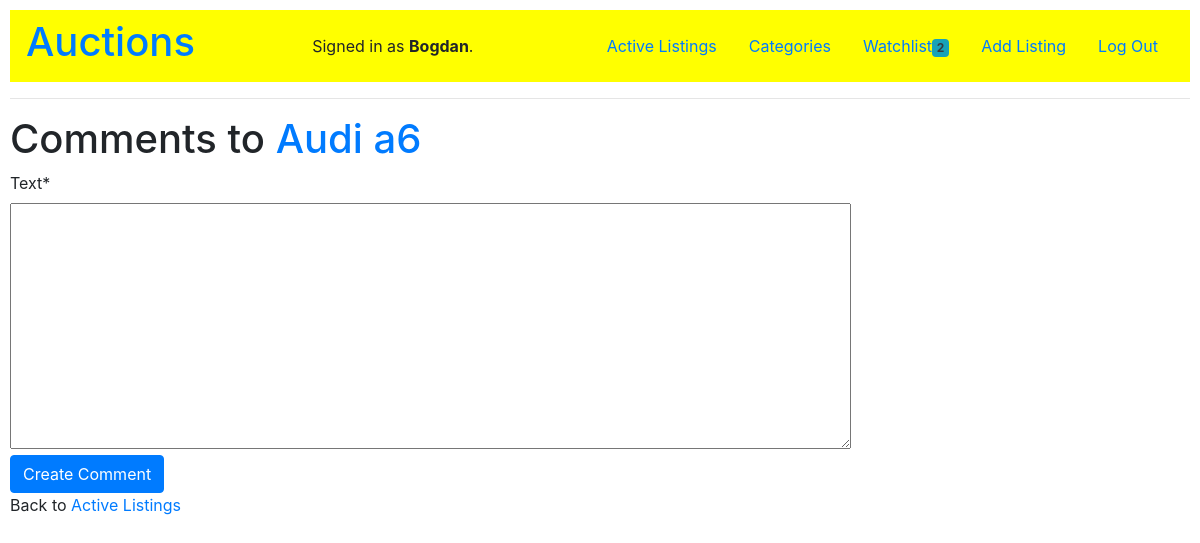
/comments/1 (signed in), run on the app's committed database.
### auctions/models.py (models this page shows, shortened)
class User(AbstractUser):
    pass

class Listning (models.Model):
    title = models.CharField(max_length=64)
    description = models.TextField(blank=True)
    price = models.DecimalField(max_digits=19, decimal_places=2)
    date = models.DateTimeField(auto_now_add=True, blank=True)
    category = models.CharField(choices=CATEGORIES, default=CATEGORIES[28][0], max_length=64)
    image = models.ImageField(null=True, blank=True, default='default.jpeg' )
    bid = models.ManyToManyField(Bid, blank=True, related_name="bid")
    comments = models.ManyToManyField(Comment, blank=True, related_name="comments")
    person = models.ForeignKey(User, on_delete=models.CASCADE, related_name="person")
    auction_end = models.BooleanField(default=False)

### auctions/views.py (the view)
# urls.py: path("comments/<int:listning_id>", views.comments, name="comments"),
@login_required
def comments(request, listning_id):
    item_detail = Listning.objects.get(id=listning_id)
    user = User.objects.get(username=request.user)
    if request.method == "POST":
        comments_form = CommentForm(request.POST)
        if comments_form.is_valid():
            comments = comments_form.save(commit=False)
            comments.user = user
            comments.save()
            item_detail.comments.add(comments)
            item_detail.save()
            return HttpResponseRedirect(reverse('item_detail', args=(item_detail.id,)))
        else:
            return render(request, "auctions/comments.html", {
                "comments_form": comments_form,
                "listning_id": item_detail.id,
                "item_detail": item_detail,
            })
    else:
        return render(request, "auctions/comments.html", {
                "comments_form": CommentForm(),
                "listning_id": item_detail.id,
                "item_detail": item_detail,
            })

### auctions/forms.py
class CommentForm(ModelForm):
    class Meta:
        model = Comment
        fields = ['text']
        widgets = {
            'text': Textarea(attrs={'cols': 80, 'rows': 10}),
        }

### auctions/templates/auctions/comments.html (shortened to what this page needs)
{% extends 'auctions/layout.html' %}
{% load widget_tweaks %}
{% load crispy_forms_tags %}
{% block body %}
  <h1>Comments to <a href= "{% url 'item_detail' item_detail.id %}">{{ item_detail.title }}</a></h1>
  <form action="{% url 'comments' listning_id %}" method="POST">
    <div>{{ comments_form|crispy }}</div>
    <input type="submit" value="Create Comment" class="btn btn-primary">
  </form>
  <div>Back to <a href="{% url 'index' %} ">Active Listings</a></div>
{% endblock %}

### auctions/templates/auctions/layout.html (shortened to what this page needs)
{% load static %}
{% load widget_tweaks %}
<!DOCTYPE html>
<html lang="en">
    <head>
        <link rel="stylesheet" href="https://stackpath.bootstrapcdn.com/bootstrap/4.4.1/css/bootstrap.min.css">
        <link href="{% static 'auctions/styles.css' %}" rel="stylesheet">
    </head>
    <body>
        <nav class="navbar navbar-light" style="background-color: yellow">
        <h1><a href="{% url 'index' %}">Auctions</a></h1>
        <div>
            {% if user.is_authenticated %}
                Signed in as <strong>{{ user.username }}</strong>.
            {% else %}
                Not signed in.
            {% endif %}
        </div>
        <ul class="nav">
            <li class="nav-item">
                <a class="nav-link" href="{% url 'index' %}">Active Listings</a>
            </li>
            <li class="nav-item">
                <a class="nav-link" href="{% url 'categories' %}">Categories</a>
            </li>
            {% if user.is_authenticated %}
                <li class="nav-item">
                    <a class="nav-link" href="{% url 'watchlist' %}">Watchlist<span class="badge bg-info text-dark">{{ user.watchlist.count }}</span></a>
                <li class="nav-item">
                    <a class="nav-link" href="{% url 'create' %}">Add Listing</a>
                <li class="nav-item">
                    <a class="nav-link" href="{% url 'logout' %}">Log Out</a>
                </li>
            {% endif %}
        </ul>
        </nav>
        <hr>
        {% block body %}
        {% endblock %}
    </body>
</html>

### auctions/static/auctions/styles.css (style rules this page uses)
body { padding: 10px; }

### data on the page
User: username "Bogdan", watchlist.count "2"
Listning: title "Audi a6"
